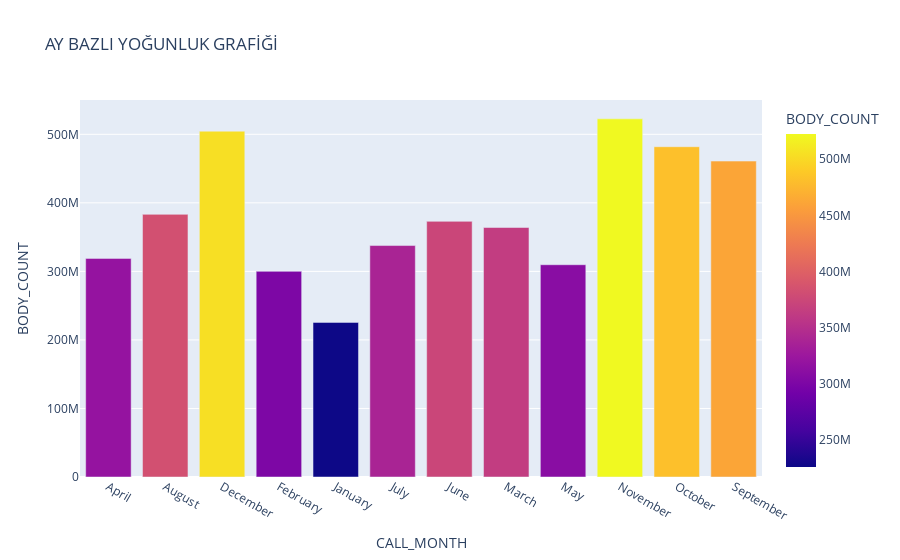

Notebook cell for this chart:
### Code cell
fig = px.bar(df_call_month.groupby('CALL_MONTH')['BODY_COUNT'].sum().reset_index(), x='CALL_MONTH', y='BODY_COUNT',color="BODY_COUNT",
            title="AY BAZLI YOĞUNLUK GRAFİĞİ")
fig.show()

### Figure 1 — Plotly figure (JSON) as saved in the notebook; plotly's stock layout.template omitted (floating-point values rounded to 4 significant figures)
{"data": [{"alignmentgroup": "True", "hovertemplate": "CALL_MONTH=%{x}<br>BODY_COUNT=%{marker.color}<extra></extra>", "legendgroup": "", "marker": {"color": [319000000.0, 383200000.0, 504600000.0, 300100000.0, 225600000.0, 337697056, 373000000.0, 364000000.0, 309700000.0, 522500000.0, 481900000.0, 460900000.0], "coloraxis": "coloraxis", "pattern": {"shape": ""}}, "name": "", "offsetgroup": "", "orientation": "v", "showlegend": false, "textposition": "auto", "type": "bar", "x": ["April", "August", "December", "February", "January", "July", "June", "March", "May", "November", "October", "September"], "xaxis": "x", "y": [319000000.0, 383200000.0, 504600000.0, 300100000.0, 225600000.0, 337697056, 373000000.0, 364000000.0, 309700000.0, 522500000.0, 481900000.0, 460900000.0], "yaxis": "y"}], "layout": {"autosize": true, "barmode": "relative", "coloraxis": {"colorbar": {"title": {"text": "BODY_COUNT"}}, "colorscale": [[0, "#0d0887"], [0.1111, "#46039f"], [0.2222, "#7201a8"], [0.3333, "#9c179e"], [0.4444, "#bd3786"], [0.5556, "#d8576b"], [0.6667, "#ed7953"], [0.7778, "#fb9f3a"], [0.8889, "#fdca26"], [1, "#f0f921"]]}, "legend": {"tracegroupgap": 0}, "title": {"text": "AY BAZLI YOĞUNLUK GRAFİĞİ"}, "xaxis": {"anchor": "y", "autorange": true, "domain": [0, 1], "range": [-0.5, 11.5], "title": {"text": "CALL_MONTH"}, "type": "category"}, "yaxis": {"anchor": "x", "autorange": true, "domain": [0, 1], "range": [0, 550000000.0], "title": {"text": "BODY_COUNT"}, "type": "linear"}}}
